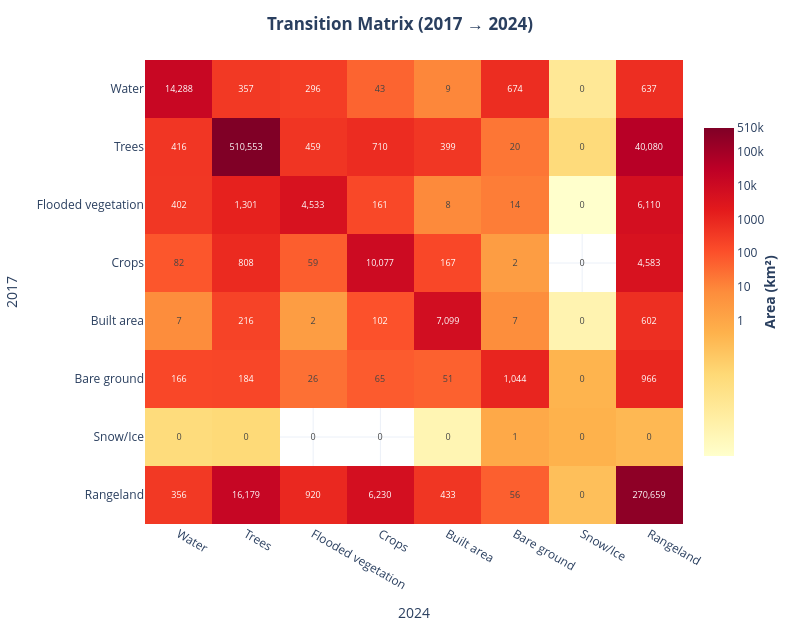

Notebook source saved alongside this figure:
### Markdown cell above
---
## 4. Transition matrix heatmap

### Code cell
# Use log scale but show readable values

matrix_float = matrix.copy().astype(float)
matrix_log = matrix_float.replace(0, np.nan).apply(np.log10)

# Format values 
text_matrix = matrix_float.map(
    lambda v: f"{v:,.0f}" if v > 0 else "0"
)

# Custom hover text
hover_matrix = [
    [
        f"From: {matrix_float.index[i]}<br>"
        f"To: {matrix_float.columns[j]}<br>"
        f"Area: {matrix_float.iloc[i, j]:,.0f} km²"
        for j in range(len(matrix_float.columns))
    ]
    for i in range(len(matrix_float.index))
]

fig = px.imshow(
    matrix_log,
    color_continuous_scale="YlOrRd",
    labels={"x": "2024", "y": "2017"},

    
    aspect="auto",
)

fig.update_traces(
    text=text_matrix.values,
    texttemplate="%{text}",
    textfont_size=9,
    hovertext=hover_matrix,
    hovertemplate="%{hovertext}<extra></extra>",
)

# Colorbar with readable tick labels instead of raw log values
fig.update_layout(
    template="plotly_white",
    title=dict(
        text="<b>Transition Matrix (2017 → 2024)</b>",
        x=0.5,
        xanchor="center",
    ),
    width=800, height=630,
    coloraxis_colorbar=dict(
        title=dict(
            text="<b>Area (km²)</b>",
            side="right",
        ),
        tickvals=[0, 1, 2, 3, 4, 5, np.log10(510000)],
        ticktext=["1", "10", "100", "1000", "10k", "100k", "510k"],
        len=0.75
    ),
)

fig.show()

### Figure 1 — Plotly figure (JSON) as saved in the notebook; plotly's stock layout.template omitted (floating-point values rounded to 4 significant figures)
{"data": [{"coloraxis": "coloraxis", "hovertemplate": "%{hovertext}<extra></extra>", "hovertext": [["From: Water<br>To: Water<br>Area: 14,288 km²", "From: Water<br>To: Trees<br>Area: 357 km²", "From: Water<br>To: Flooded vegetation<br>Area: 296 km²", "From: Water<br>To: Crops<br>Area: 43 km²", "From: Water<br>To: Built area<br>Area: 9 km²", "From: Water<br>To: Bare ground<br>Area: 674 km²", "From: Water<br>To: Snow/Ice<br>Area: 0 km²", "From: Water<br>To: Rangeland<br>Area: 637 km²"], ["From: Trees<br>To: Water<br>Area: 416 km²", "From: Trees<br>To: Trees<br>Area: 510,553 km²", "From: Trees<br>To: Flooded vegetation<br>Area: 459 km²", "From: Trees<br>To: Crops<br>Area: 710 km²", "From: Trees<br>To: Built area<br>Area: 399 km²", "From: Trees<br>To: Bare ground<br>Area: 20 km²", "From: Trees<br>To: Snow/Ice<br>Area: 0 km²", "From: Trees<br>To: Rangeland<br>Area: 40,080 km²"], ["From: Flooded vegetation<br>To: Water<br>Area: 402 km²", "From: Flooded vegetation<br>To: Trees<br>Area: 1,301 km²", "From: Flooded vegetation<br>To: Flooded vegetation<br>Area: 4,533 km²", "From: Flooded vegetation<br>To: Crops<br>Area: 161 km²", "From: Flooded vegetation<br>To: Built area<br>Area: 8 km²", "From: Flooded vegetation<br>To: Bare ground<br>Area: 14 km²", "From: Flooded vegetation<br>To: Snow/Ice<br>Area: 0 km²", "From: Flooded vegetation<br>To: Rangeland<br>Area: 6,110 km²"], ["From: Crops<br>To: Water<br>Area: 82 km²", "From: Crops<br>To: Trees<br>Area: 808 km²", "From: Crops<br>To: Flooded vegetation<br>Area: 59 km²", "From: Crops<br>To: Crops<br>Area: 10,077 km²", "From: Crops<br>To: Built area<br>Area: 167 km²", "From: Crops<br>To: Bare ground<br>Area: 2 km²", "From: Crops<br>To: Snow/Ice<br>Area: 0 km²", "From: Crops<br>To: Rangeland<br>Area: 4,583 km²"], ["From: Built area<br>To: Water<br>Area: 7 km²", "From: Built area<br>To: Trees<br>Area: 216 km²", "From: Built area<br>To: Flooded vegetation<br>Area: 2 km²", "From: Built area<br>To: Crops<br>Area: 102 km²", "From: Built area<br>To: Built area<br>Area: 7,099 km²", "From: Built area<br>To: Bare ground<br>Area: 7 km²", "From: Built area<br>To: Snow/Ice<br>Area: 0 km²", "From: Built area<br>To: Rangeland<br>Area: 602 km²"], ["From: Bare ground<br>To: Water<br>Area: 166 km²", "From: Bare ground<br>To: Trees<br>Area: 184 km²", "From: Bare ground<br>To: Flooded vegetation<br>Area: 26 km²", "From: Bare ground<br>To: Crops<br>Area: 65 km²", "From: Bare ground<br>To: Built area<br>Area: 51 km²", "From: Bare ground<br>To: Bare ground<br>Area: 1,044 km²", "From: Bare ground<br>To: Snow/Ice<br>Area: 0 km²", "From: Bare ground<br>To: Rangeland<br>Area: 966 km²"], ["From: Snow/Ice<br>To: Water<br>Area: 0 km²", "From: Snow/Ice<br>To: Trees<br>Area: 0 km²", "From: Snow/Ice<br>To: Flooded vegetation<br>Area: 0 km²", "From: Snow/Ice<br>To: Crops<br>Area: 0 km²", "From: Snow/Ice<br>To: Built area<br>Area: 0 km²", "From: Snow/Ice<br>To: Bare ground<br>Area: 1 km²", "From: Snow/Ice<br>To: Snow/Ice<br>Area: 0 km²", "From: Snow/Ice<br>To: Rangeland<br>Area: 0 km²"], ["From: Rangeland<br>To: Water<br>Area: 356 km²", "From: Rangeland<br>To: Trees<br>Area: 16,179 km²", "From: Rangeland<br>To: Flooded vegetation<br>Area: 920 km²", "From: Rangeland<br>To: Crops<br>Area: 6,230 km²", "From: Rangeland<br>To: Built area<br>Area: 433 km²", "From: Rangeland<br>To: Bare ground<br>Area: 56 km²", "From: Rangeland<br>To: Snow/Ice<br>Area: 0 km²", "From: Rangeland<br>To: Rangeland<br>Area: 270,659 km²"]], "name": "0", "text": [["14,288", "357", "296", "43", "9", "674", "0", "637"], ["416", "510,553", "459", "710", "399", "20", "0", "40,080"], ["402", "1,301", "4,533", "161", "8", "14", "0", "6,110"], ["82", "808", "59", "10,077", "167", "2", "0", "4,583"], ["7", "216", "2", "102", "7,099", "7", "0", "602"], ["166", "184", "26", "65", "51", "1,044", "0", "966"], ["0", "0", "0", "0", "0", "1", "0", "0"], ["356", "16,179", "920", "6,230", "433", "56", "0", "270,659"]], "textfont": {"size": 9}, "texttemplate": "%{text}", "type": "heatmap", "x": ["Water", "Trees", "Flooded vegetation", "Crops", "Built area", "Bare ground", "Snow/Ice", "Rangeland"], "xaxis": "x", "y": ["Water", "Trees", "Flooded vegetation", "Crops", "Built area", "Bare ground", "Snow/Ice", "Rangeland"], "yaxis": "y", "z": [[4.155, 2.553, 2.471, 1.635, 0.9725, 2.829, -2.495, 2.804], [2.619, 5.708, 2.662, 2.851, 2.601, 1.292, -1.721, 4.603], [2.604, 3.114, 3.656, 2.207, 0.919, 1.158, -4.0, 3.786], [1.912, 2.908, 1.768, 4.003, 2.224, 0.3132, NaN, 3.661], [0.8566, 2.335, 0.3367, 2.009, 3.851, 0.8226, -3.222, 2.78], [2.219, 2.266, 1.418, 1.81, 1.704, 3.019, -0.4291, 2.985], [-1.759, -1.635, NaN, NaN, -3.301, -0.06459, -0.3647, -0.5544], [2.551, 4.209, 2.964, 3.794, 2.636, 1.746, -0.7612, 5.432]]}], "layout": {"coloraxis": {"colorbar": {"len": 0.75, "ticktext": ["1", "10", "100", "1000", "10k", "100k", "510k"], "tickvals": [0, 1, 2, 3, 4, 5, 5.708], "title": {"side": "right", "text": "<b>Area (km²)</b>"}}, "colorscale": [[0, "rgb(255,255,204)"], [0.125, "rgb(255,237,160)"], [0.25, "rgb(254,217,118)"], [0.375, "rgb(254,178,76)"], [0.5, "rgb(253,141,60)"], [0.625, "rgb(252,78,42)"], [0.75, "rgb(227,26,28)"], [0.875, "rgb(189,0,38)"], [1, "rgb(128,0,38)"]]}, "height": 630, "margin": {"t": 60}, "title": {"text": "<b>Transition Matrix (2017 → 2024)</b>", "x": 0.5, "xanchor": "center"}, "width": 800, "xaxis": {"anchor": "y", "domain": [0, 1], "title": {"text": "2024"}}, "yaxis": {"anchor": "x", "autorange": "reversed", "domain": [0, 1], "title": {"text": "2017"}}}}
